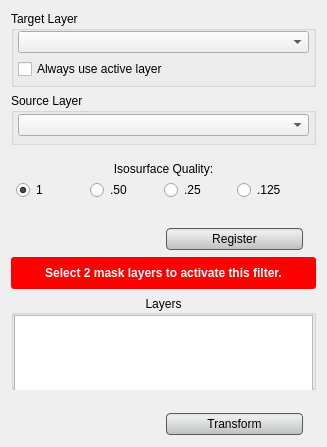
<?xml version="1.0" encoding="UTF-8"?>
<ui version="4.0">
 <class>ICPFilterInterface</class>
 <widget class="QWidget" name="ICPFilterInterface">
  <property name="geometry">
   <rect>
    <x>0</x>
    <y>0</y>
    <width>327</width>
    <height>447</height>
   </rect>
  </property>
  <property name="sizePolicy">
   <sizepolicy hsizetype="Preferred" vsizetype="Preferred">
    <horstretch>0</horstretch>
    <verstretch>0</verstretch>
   </sizepolicy>
  </property>
  <property name="minimumSize">
   <size>
    <width>213</width>
    <height>139</height>
   </size>
  </property>
  <property name="baseSize">
   <size>
    <width>213</width>
    <height>139</height>
   </size>
  </property>
  <property name="windowTitle">
   <string> ICPFilter</string>
  </property>
  <property name="styleSheet">
   <string notr="true">QWidget#AndFilterInterface{
	border-radius: 3px;
	background-color: qlineargradient(spread:pad, x1:0.5, y1:0, x2:0.5, y2:0.960227, stop:0 rgba(221, 221, 221, 255), stop:0.155779 rgba(228, 228, 228, 255), stop:1 rgba(202, 204, 204, 255));      
}

QPushButton{
	background-color: qlineargradient(spread:pad, x1:0.5, y1:0, x2:0.5, y2:0.960227, stop:0 rgba(221, 221, 221, 255), stop:0.155779 rgba(238, 238, 238, 255), stop:1 rgba(192, 194, 194, 255));
	border-radius: 4px;
	border: 1px solid rgb(90, 90, 90);
	margin:4px;
}

QPushButton:hover{
	background-color: qlineargradient(spread:pad, x1:0.5, y1:0, x2:0.5, y2:1, stop:0 rgba(195, 195, 195, 255), stop:0.253769 rgba(206, 206, 206, 255), stop:1 rgba(185, 185, 185, 255));
	border-radius: 4px;
	border: 1px solid rgb(90, 90, 90);
	margin:4px;
}

QPushButton:pressed{
	background-color: qlineargradient(spread:pad, x1:0.5, y1:0, x2:0.5, y2:1, stop:0 rgba(150, 150, 150, 255), stop:0.753769 rgba(206, 206, 206, 255), stop:1 rgba(185, 185, 185, 255));
	border-radius: 4px;
	border: 1px solid rgb(90, 90, 90);
	margin:4px;
}</string>
  </property>
  <layout class="QVBoxLayout" name="verticalLayout">
   <item>
    <widget class="QGroupBox" name="target_groupbox_">
     <property name="minimumSize">
      <size>
       <width>0</width>
       <height>76</height>
      </size>
     </property>
     <property name="maximumSize">
      <size>
       <width>16777215</width>
       <height>76</height>
      </size>
     </property>
     <property name="title">
      <string>Target Layer</string>
     </property>
     <property name="alignment">
      <set>Qt::AlignLeading|Qt::AlignLeft|Qt::AlignTop</set>
     </property>
     <property name="checkable">
      <bool>false</bool>
     </property>
     <layout class="QVBoxLayout" name="verticalLayout_4">
      <property name="spacing">
       <number>6</number>
      </property>
      <property name="leftMargin">
       <number>4</number>
      </property>
      <property name="topMargin">
       <number>0</number>
      </property>
      <property name="rightMargin">
       <number>4</number>
      </property>
      <property name="bottomMargin">
       <number>4</number>
      </property>
      <item>
       <widget class="QtUtils::QtDropableComboBox" name="target_layer_">
        <property name="sizePolicy">
         <sizepolicy hsizetype="Ignored" vsizetype="Fixed">
          <horstretch>0</horstretch>
          <verstretch>0</verstretch>
         </sizepolicy>
        </property>
       </widget>
      </item>
      <item>
       <widget class="QWidget" name="widget_2" native="true">
        <property name="minimumSize">
         <size>
          <width>0</width>
          <height>20</height>
         </size>
        </property>
        <layout class="QHBoxLayout" name="horizontalLayout_3">
         <property name="spacing">
          <number>0</number>
         </property>
         <property name="margin">
          <number>0</number>
         </property>
         <item>
          <widget class="QCheckBox" name="use_active_layer_">
           <property name="text">
            <string>Always use active layer</string>
           </property>
          </widget>
         </item>
        </layout>
       </widget>
      </item>
     </layout>
    </widget>
   </item>
   <item>
    <widget class="QGroupBox" name="connected_to_mask_groupbox_">
     <property name="minimumSize">
      <size>
       <width>0</width>
       <height>52</height>
      </size>
     </property>
     <property name="maximumSize">
      <size>
       <width>16777215</width>
       <height>52</height>
      </size>
     </property>
     <property name="title">
      <string>Source Layer</string>
     </property>
     <property name="alignment">
      <set>Qt::AlignLeading|Qt::AlignLeft|Qt::AlignTop</set>
     </property>
     <layout class="QVBoxLayout" name="verticalLayout_5">
      <property name="spacing">
       <number>0</number>
      </property>
      <property name="leftMargin">
       <number>4</number>
      </property>
      <property name="topMargin">
       <number>0</number>
      </property>
      <property name="rightMargin">
       <number>4</number>
      </property>
      <property name="bottomMargin">
       <number>4</number>
      </property>
      <item>
       <widget class="QtUtils::QtDropableComboBox" name="mask_layer_">
        <property name="sizePolicy">
         <sizepolicy hsizetype="Ignored" vsizetype="Fixed">
          <horstretch>0</horstretch>
          <verstretch>0</verstretch>
         </sizepolicy>
        </property>
       </widget>
      </item>
     </layout>
    </widget>
   </item>
   <item>
    <widget class="QtUtils::QtLogSliderIntCombo" name="iterations_" native="true"/>
   </item>
   <item>
    <widget class="QWidget" name="iso_quality_" native="true">
     <layout class="QVBoxLayout" name="verticalLayout_14" stretch="0,1">
      <property name="spacing">
       <number>2</number>
      </property>
      <property name="margin">
       <number>4</number>
      </property>
      <item>
       <widget class="QWidget" name="widget_19" native="true">
        <property name="minimumSize">
         <size>
          <width>0</width>
          <height>16</height>
         </size>
        </property>
        <layout class="QHBoxLayout" name="horizontalLayout_31">
         <property name="spacing">
          <number>0</number>
         </property>
         <property name="leftMargin">
          <number>4</number>
         </property>
         <property name="topMargin">
          <number>0</number>
         </property>
         <property name="rightMargin">
          <number>4</number>
         </property>
         <property name="bottomMargin">
          <number>0</number>
         </property>
         <item>
          <widget class="QLabel" name="label">
           <property name="sizePolicy">
            <sizepolicy hsizetype="Preferred" vsizetype="Fixed">
             <horstretch>0</horstretch>
             <verstretch>0</verstretch>
            </sizepolicy>
           </property>
           <property name="minimumSize">
            <size>
             <width>0</width>
             <height>16</height>
            </size>
           </property>
           <property name="text">
            <string>Isosurface Quality:</string>
           </property>
           <property name="alignment">
            <set>Qt::AlignCenter</set>
           </property>
          </widget>
         </item>
        </layout>
       </widget>
      </item>
      <item>
       <widget class="QWidget" name="widget_18" native="true">
        <property name="sizePolicy">
         <sizepolicy hsizetype="Preferred" vsizetype="MinimumExpanding">
          <horstretch>0</horstretch>
          <verstretch>0</verstretch>
         </sizepolicy>
        </property>
        <layout class="QHBoxLayout" name="horizontalLayout_24" stretch="1,1,1,1">
         <property name="spacing">
          <number>0</number>
         </property>
         <property name="margin">
          <number>1</number>
         </property>
         <item>
          <widget class="QRadioButton" name="radioButton_1_point_0">
           <property name="text">
            <string>1</string>
           </property>
           <property name="checked">
            <bool>true</bool>
           </property>
          </widget>
         </item>
         <item>
          <widget class="QRadioButton" name="radioButton_point_5">
           <property name="text">
            <string>.50</string>
           </property>
          </widget>
         </item>
         <item>
          <widget class="QRadioButton" name="radioButton_point_25">
           <property name="text">
            <string>.25</string>
           </property>
          </widget>
         </item>
         <item>
          <widget class="QRadioButton" name="radioButton_point_125">
           <property name="text">
            <string>.125</string>
           </property>
          </widget>
         </item>
        </layout>
       </widget>
      </item>
     </layout>
    </widget>
   </item>
   <item>
    <widget class="QWidget" name="replaceRunWidget" native="true">
     <property name="minimumSize">
      <size>
       <width>0</width>
       <height>40</height>
      </size>
     </property>
     <property name="maximumSize">
      <size>
       <width>16777215</width>
       <height>32</height>
      </size>
     </property>
     <layout class="QHBoxLayout" name="horizontalLayout">
      <item>
       <spacer name="horizontalSpacer_2">
        <property name="orientation">
         <enum>Qt::Horizontal</enum>
        </property>
        <property name="sizeHint" stdset="0">
         <size>
          <width>137</width>
          <height>13</height>
         </size>
        </property>
       </spacer>
      </item>
      <item>
       <widget class="QPushButton" name="runFilterButton">
        <property name="minimumSize">
         <size>
          <width>145</width>
          <height>30</height>
         </size>
        </property>
        <property name="text">
         <string>Register</string>
        </property>
       </widget>
      </item>
     </layout>
    </widget>
   </item>
   <item>
    <widget class="QWidget" name="message_alert_" native="true">
     <property name="minimumSize">
      <size>
       <width>0</width>
       <height>32</height>
      </size>
     </property>
     <property name="styleSheet">
      <string notr="true">QLabel#message_{
	color: white;
	font: bold;
}

QWidget#message_alert_{
	border-radius: 3px;
	background-color: red;
}</string>
     </property>
     <layout class="QHBoxLayout" name="horizontalLayout_5">
      <property name="spacing">
       <number>0</number>
      </property>
      <property name="margin">
       <number>4</number>
      </property>
      <item>
       <widget class="QLabel" name="message_">
        <property name="text">
         <string>Select 2 mask layers to activate this filter.</string>
        </property>
        <property name="alignment">
         <set>Qt::AlignCenter</set>
        </property>
        <property name="wordWrap">
         <bool>true</bool>
        </property>
       </widget>
      </item>
     </layout>
    </widget>
   </item>
   <item>
    <widget class="QGroupBox" name="groupBox">
     <property name="title">
      <string>Layers</string>
     </property>
     <property name="alignment">
      <set>Qt::AlignCenter</set>
     </property>
     <property name="flat">
      <bool>true</bool>
     </property>
     <property name="checkable">
      <bool>false</bool>
     </property>
     <layout class="QVBoxLayout" name="verticalLayout_6">
      <property name="spacing">
       <number>0</number>
      </property>
      <property name="margin">
       <number>0</number>
      </property>
      <item>
       <widget class="QListWidget" name="layer_list_">
        <property name="enabled">
         <bool>true</bool>
        </property>
        <property name="sizePolicy">
         <sizepolicy hsizetype="Ignored" vsizetype="Fixed">
          <horstretch>0</horstretch>
          <verstretch>0</verstretch>
         </sizepolicy>
        </property>
        <property name="minimumSize">
         <size>
          <width>0</width>
          <height>100</height>
         </size>
        </property>
        <property name="maximumSize">
         <size>
          <width>16777215</width>
          <height>100</height>
         </size>
        </property>
        <property name="frameShape">
         <enum>QFrame::StyledPanel</enum>
        </property>
        <property name="selectionMode">
         <enum>QAbstractItemView::MultiSelection</enum>
        </property>
        <property name="resizeMode">
         <enum>QListView::Adjust</enum>
        </property>
       </widget>
      </item>
     </layout>
    </widget>
   </item>
   <item>
    <widget class="QWidget" name="replaceRunWidget_2" native="true">
     <property name="minimumSize">
      <size>
       <width>0</width>
       <height>40</height>
      </size>
     </property>
     <property name="maximumSize">
      <size>
       <width>16777215</width>
       <height>32</height>
      </size>
     </property>
     <layout class="QHBoxLayout" name="horizontalLayout_2">
      <item>
       <spacer name="horizontalSpacer">
        <property name="orientation">
         <enum>Qt::Horizontal</enum>
        </property>
        <property name="sizeHint" stdset="0">
         <size>
          <width>137</width>
          <height>13</height>
         </size>
        </property>
       </spacer>
      </item>
      <item>
       <widget class="QPushButton" name="runFilterButton_2">
        <property name="minimumSize">
         <size>
          <width>145</width>
          <height>30</height>
         </size>
        </property>
        <property name="text">
         <string>Transform</string>
        </property>
       </widget>
      </item>
     </layout>
    </widget>
   </item>
  </layout>
 </widget>
 <customwidgets>
  <customwidget>
   <class>QtUtils::QtDropableComboBox</class>
   <extends>QComboBox</extends>
   <header location="global">QtUtils/Widgets/QtDropableComboBox.h</header>
  </customwidget>
  <customwidget>
   <class>QtUtils::QtLogSliderIntCombo</class>
   <extends>QWidget</extends>
   <header location="global">QtUtils/Widgets/QtLogSliderIntCombo.h</header>
   <container>1</container>
  </customwidget>
 </customwidgets>
 <resources/>
 <connections/>
</ui>
